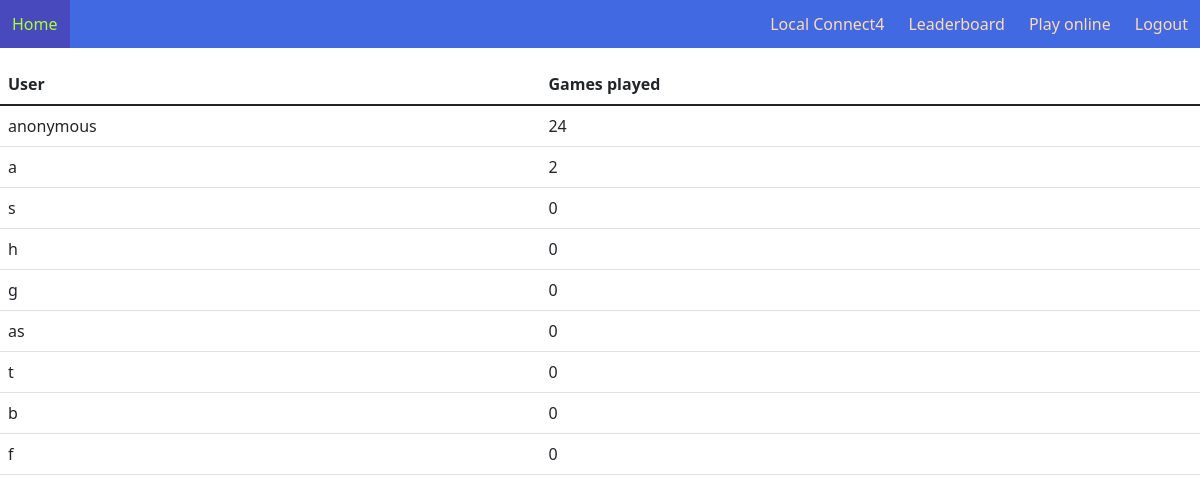
Page /leaderboard (signed in) on the committed database.
### tables this page shows
CREATE TABLE users (
id INTEGER PRIMARY KEY AUTOINCREMENT NOT NULL,
name TEXT UNIQUE NOT NULL,
hashed_password TEXT NOT NULL,
rank INT
);

### app.py (the view)
@app.route("/leaderboard")
def leaderboard():
    db = sqlite3.connect("user_info.db")
    cursor = db.cursor()
    cursor.execute("SELECT name, rank FROM users ORDER BY rank DESC;")
    users = cursor.fetchall()
    return render_template("leaderboard.html", users=users)

### templates/leaderboard.html (shortened to what this page needs)
{% extends "template.html" %}
{% block main %}
<table class="table">
    <thead>
        <th>
            User
        </th>
        <th>
            Games played
        </th>
    </thead>
    <tbody>
        {% for user in users %}
        <tr>
            <td>
                {{ user[0] }}
            </td>
            <td>
                {{ user[1] }}
            </td>
        </tr>
        {% endfor %}
    </tbody>
</table>
{% endblock %}

### static/styles.css (style rules this page uses)
body { margin: 0; }
:root { --square-size: 100%; --token-size: calc(var(--square-size)*0.95); }

### rows in the picture
users: name "anonymous", rank "24"
users: name "a", rank "2"
users: name "s", rank "0"
users: name "h", rank "0"
users: name "g", rank "0"
users: name "as", rank "0"
users: name "t", rank "0"
users: name "b", rank "0"
users: name "f", rank "0"
